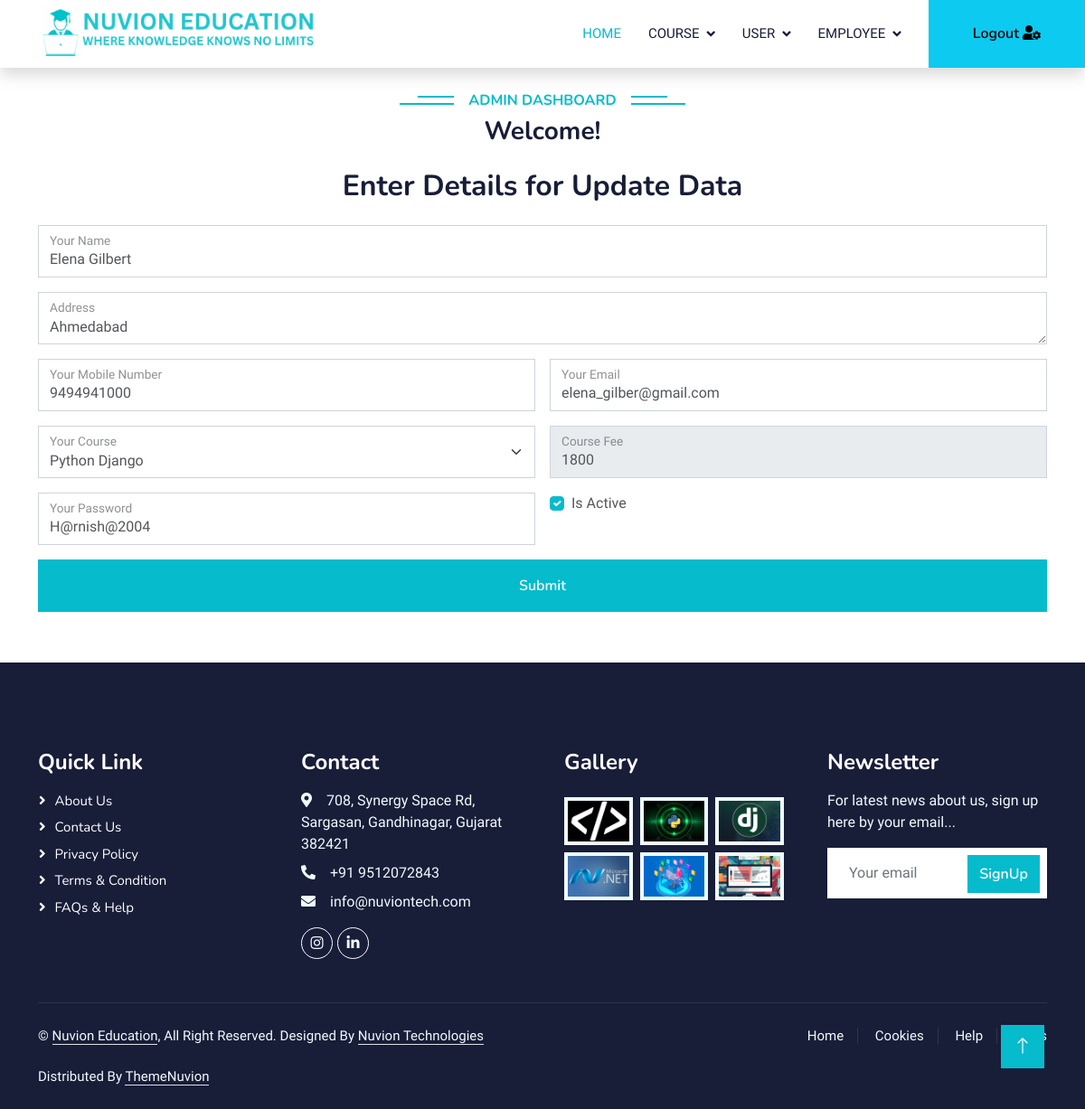
The app's page /UpdateUserInfo/9494941000 with its own data.
### LMS/models.py (models this page shows)
class tblStudentRegistration(models.Model):
    Id = models.AutoField(primary_key=True)
    name = models.CharField(max_length=200)
    email = models.CharField(max_length=100)
    mobileno = models.CharField(max_length=15)
    Course = models.CharField(max_length=100)
    coursefee = models.IntegerField(null= True, blank=True)
    address = models.CharField(max_length=600)
    Password = models.CharField(max_length=30)
    regdate1 = models.DateField(auto_now=True)
    isActive = models.BooleanField(default=False)

### LMS/views.py (the view)
# urls.py: path('UpdateUserInfo/<str:mobileno>',UpdateUserInfo,name='UpdateUserInfo'),
def UpdateUserInfo(request, mobileno):
    User_obj = get_object_or_404(tblStudentRegistration,mobileno=mobileno)
    context = {
        'UserInfo':User_obj
    }
    return render(request, 'Admin/frmUpdateUserInfo.html', context)

### Template/Admin/frmUpdateUserInfo.html (shortened to what this page needs)
<!DOCTYPE html>
<html lang="en">
<head>
    {% include "LinkFile.html" %}
</head>
<body>
    {% include "Admin/frmAdminHeader.html" %}
    <div class="text-center wow fadeInUp" data-wow-delay="0.1s">
        <h2 class="mb-3">Enter Details for Update Data</h2>
    </div>
    <div class="container-xxl py-2">
        <div class="container">
            <div class="row g-4">
                <div class="col-lg-12 col-md-12 wow fadeInUp" data-wow-delay="0.5s">
                    <form id="updateForm" action="/do_UpdateUserInfo/" method="post">
                        <div class="row g-3">
                            <div class="col-12">
                                <div class="form-floating">
                                    <input type="text" class="form-control" id="name" name="name" value="{{ UserInfo.name }}" placeholder="Your Name">
                                    <label for="name">Your Name</label>
                                </div>
                            </div>
                            <div class="col-12">
                                <div class="form-floating">
                                    <textarea class="form-control" placeholder="Your Address" id="address" name="address">{{ UserInfo.address }}</textarea>
                                    <label for="address">Address</label>
                                </div>
                            </div>
                            <div class="col-md-6">
                                <div class="form-floating">
                                    <input type="number" class="form-control"  id="mobileno" name="mobileno" value="{{ UserInfo.mobileno }}" placeholder="Your Mobile Number">
                                    <label for="mobileno">Your Mobile Number</label>
                                </div>
                            </div>
                            <div class="col-md-6">
                                <div class="form-floating">
                                    <input type="email" class="form-control" id="email" name="email" value="{{ UserInfo.email }}" placeholder="Your Email">
                                    <label for="email">Your Email</label>
                                </div>
                            </div>
                            <div class="col-md-6">
                                <div class="form-floating">
                                    <select class="form-select" id="Course" name="Course" >
                                        <option selected>{{ UserInfo.Course }}</option>
                                    </select>
                                    <label for="Course">Your Course</label>
                                </div>
                            </div>
                            <div class="col-md-6">
                                <div class="form-floating">
                                    <input type="text" class="form-control" id="coursefee" name="coursefee" value="{{ UserInfo.coursefee }}"  placeholder="Course Fee" readonly>
                                    <label for="courseFee">Course Fee</label>
                                </div>
                            </div>
                            <div class="col-md-6">
                                <div class="form-floating">
                                    <input type="text" class="form-control" id="Password" name="Password" value="{{ UserInfo.Password }}"
                                    placeholder="Your Password">
                                    <label for="Password">Your Password</label>
                                </div>
                            </div>
                            <div class="col-md-6">
                                <div class="form-check">
                                    <input class="form-check-input" type="checkbox" id="isActive" name="isActive" {% if UserInfo.isActive %} checked {% endif %}>
                                    <label class="form-check-label" for="isActive">Is Active</label>
                                </div>
                            </div>
                            <div class="col-12">
                                <button class="btn btn-primary w-100 py-3" type="submit">Submit</button>
                            </div>
                        </div>
                    </form>
                </div>
            </div>
        </div>
    </div>
    {% include 'Footer.html' %}
    {% include 'JS.html' %}
</body>
</html>

### Media/Boot/css/style.css (style rules this page uses)
:root { --primary: #06BBCC; --light: #F0FBFC; --dark: #181d38; }
.btn { font-family: 'Nunito', sans-serif; font-weight: 600; transition: .5s; }
.btn.btn-primary, .btn.btn-secondary { color: #FFFFFF; }

### records on screen
tblStudentRegistration: name "Elena Gilbert", address "Ahmedabad", mobileno "9494941000", email "elena_gilber@gmail.com", Course "Python Django", coursefee "1800", Password "H@rnish@2004", isActive "☑"
